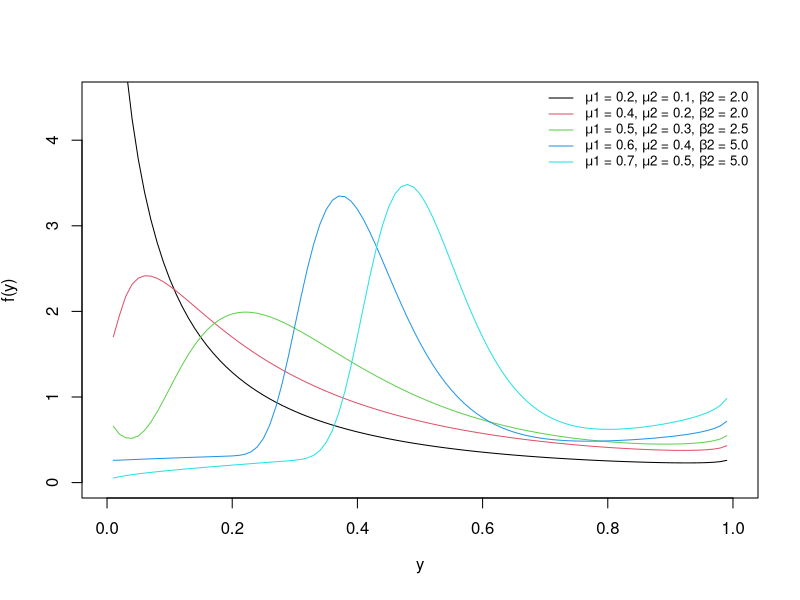
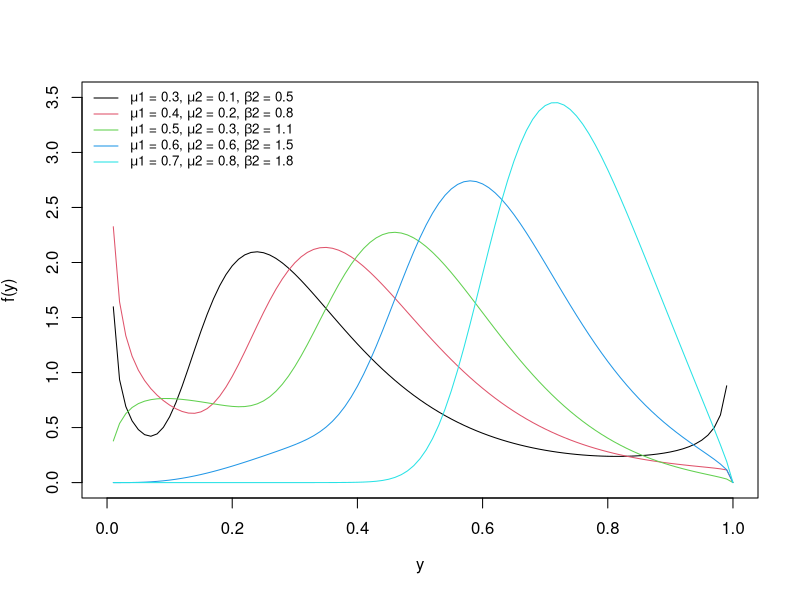
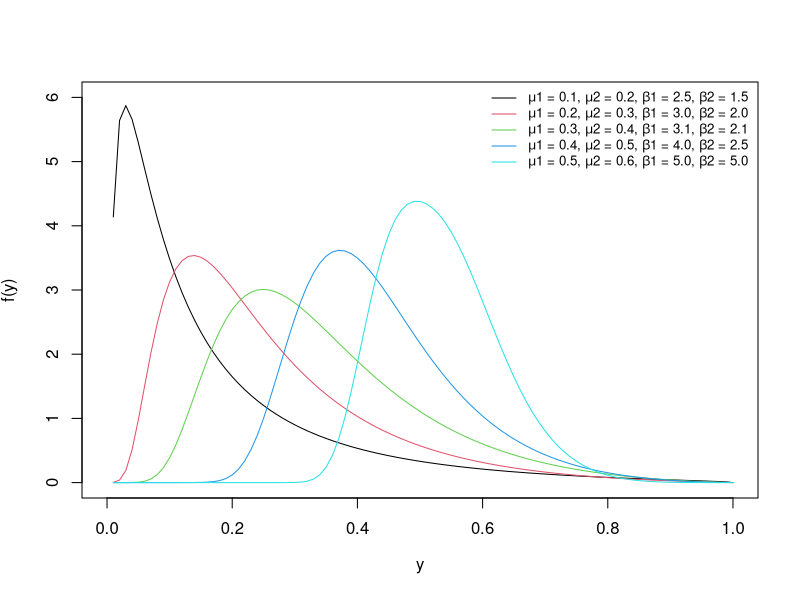
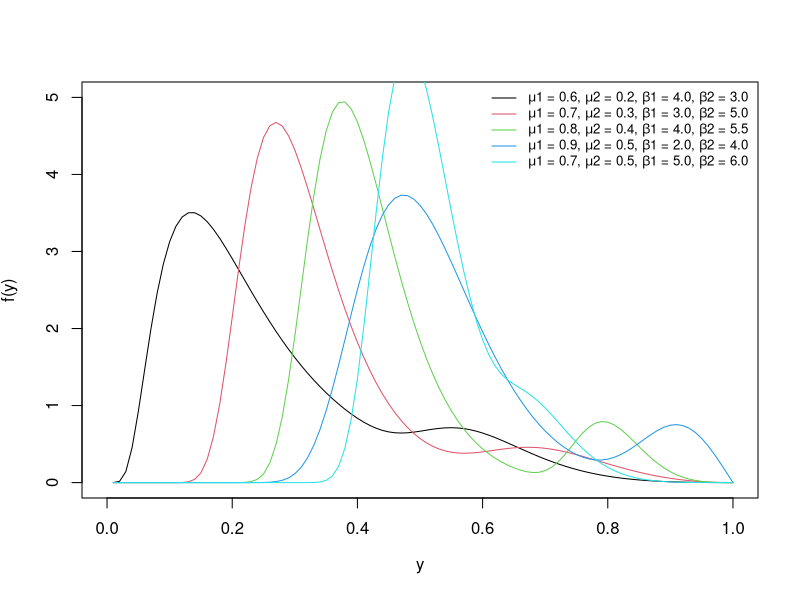

Source code (R) for these figures, in order:
####################################################
###############   Unit Weibull Mixture #############
####################################################
####################################################
#Inicializations
fromx=0
tox=1
p = 0.4
tau = 0.5
#Probability density function
f_UWUW<- function(y)
{
  (p*b1*log(tau)/(y*(log(l1)))*(log(y)/log(l1))^(b1-1)*tau^((log(y)/log(l1))^(b1)))+
    (1-p)*(b2*log(tau)/(y*(log(l2)))*(log(y)/log(l2))^(b2-1)*tau^((log(y)/log(l2))^(b2)))
  }
###############################################################################
# Information for the construction of Figure 4a of Section 4.
yliminf=0
ylimsup=4.5

l1 = 0.2
l2 = 0.1
b1 = 0.9
b2 = 2.0
curve(f_UWUW,from=fromx, to=tox, add = FALSE, lty= 1,xlab = expression("y"),
      ylab = expression("f(y)"),ylim =c(yliminf,ylimsup), col =1, lwd = 1) 

l1 = 0.4
l2 = 0.2
b1 = 0.9
b2 = 2.0
curve(f_UWUW,from=fromx, to=tox, add = TRUE, lty=1,
      ylab = expression("f(y)"),ylim =c(yliminf,ylimsup), col = 2, lwd = 1)

l1 = 0.5
l2 = 0.3
b1 = 0.9
b2 = 2.5
curve(f_UWUW,from=fromx, to=tox, add = TRUE, lty=1,
      ylab = expression("f(y)"),ylim =c(yliminf,ylimsup), col = 3, lwd = 1)

l1 = 0.6
l2 = 0.4
b1 = 0.9
b2 = 5.0
curve(f_UWUW,from=fromx, to=tox, add = TRUE, lty=1, ylab = expression("f(y)"),
      ylim =c(yliminf,ylimsup), col = 4, lwd = 1)

l1 = 0.7
l2 = 0.5
b1 = 0.9
b2 = 5.0
curve(f_UWUW,from=fromx, to=tox, add = TRUE, lty=1, ylab = expression("f(y)"),xlab = expression("y"),
      ylim =c(yliminf,ylimsup), col = 5, lwd = 1)
  

legend("topright", c(expression(paste(mu,1, " = 0.2, ", mu,2, " = 0.1, ", beta,2,' = 2.0 ')),
                     c(expression(paste(mu,1, " = 0.4, ", mu,2, " = 0.2, ", beta,2,' = 2.0 ')),
                       c(expression(paste(mu,1, " = 0.5, ", mu,2, " = 0.3, ", beta,2,' = 2.5 ')),
                         c(expression(paste(mu,1, " = 0.6, ", mu,2, " = 0.4, ", beta,2,' = 5.0 ')),
                           c(expression(paste(mu,1, " = 0.7, ", mu,2, " = 0.5, ", beta,2,' = 5.0'))))))),
       col = c(1,2,3,4,5),
       lty= c(1,1,1,1,1),
       lwd = c(1,1,1,1,1), bty="n", cex = 0.8)
###############################################################################
###############################################################################
# Information for the construction of Figure 4b of Section 4.
yliminf=0
ylimsup=3.5
p = 0.6
tau = 0.5

l1 = 0.3
l2 = 0.1
b1 = 3.0
b2 = 0.5
curve(f_UWUW,from=fromx, to=tox, add = FALSE, lty= 1,xlab = expression("y"),
      ylab = expression("f(y)"),ylim =c(yliminf,ylimsup), col =1, lwd = 1) 

l1 = 0.4
l2 = 0.2
b1 = 3.0
b2 = 1.1
curve(f_UWUW,from=fromx, to=tox, add = TRUE, lty=1,
      ylab = expression("f(y)"),ylim =c(yliminf,ylimsup), col = 2, lwd = 1)

l1 = 0.5
l2 = 0.3
b1 = 3.0
b2 = 1.5
curve(f_UWUW,from=fromx, to=tox, add = TRUE, lty=1,
      ylab = expression("f(y)"),ylim =c(yliminf,ylimsup), col = 3, lwd = 1)

l1 = 0.6
l2 = 0.6
b1 = 3.0
b2 = 1.5
curve(f_UWUW,from=fromx, to=tox, add = TRUE, lty=1, ylab = expression("f(y)"),
      ylim =c(yliminf,ylimsup), col = 4, lwd = 1)

l1 = 0.7
l2 = 0.8
b1 = 3.0
b2 = 1.8
curve(f_UWUW,from=fromx, to=tox, add = TRUE, lty=1,
      ylab = expression("f(y)"),xlab = expression("y"),
      ylim =c(yliminf,ylimsup), col = 5, lwd = 1)


legend("topleft", c(expression(paste(mu,1, " = 0.3, ", mu,2, " = 0.1, ", beta,2,' = 0.5 ')),
                     c(expression(paste(mu,1, " = 0.4, ", mu,2, " = 0.2, ", beta,2,' = 0.8 ')),
                       c(expression(paste(mu,1, " = 0.5, ", mu,2, " = 0.3, ", beta,2,' = 1.1 ')),
                         c(expression(paste(mu,1, " = 0.6, ", mu,2, " = 0.6, ", beta,2,' = 1.5 ')),
                           c(expression(paste(mu,1, " = 0.7, ", mu,2, " = 0.8, ", beta,2,' = 1.8'))))))),
       col = c(1,2,3,4,5),
       lty= c(1,1,1,1,1),
       lwd = c(1,1,1,1,1), bty="n", cex = 0.8)

###############################################################################
###############################################################################
# Information for the construction of Figure 4c of Section 4.
yliminf=0
ylimsup=6
p = 0.8
tau = 0.5

l1 = 0.1
l2 = 0.2
b1 = 2.5
b2 = 1.5
curve(f_UWUW,from=fromx, to=tox, add = FALSE, lty= 1,xlab = expression("y"),
      ylab = expression("f(y)"),ylim =c(yliminf,ylimsup), col =1, lwd = 1) 

l1 = 0.2
l2 = 0.3
b1 = 3.0
b2 = 2.0
curve(f_UWUW,from=fromx, to=tox, add = TRUE, lty=1,
      ylab = expression("f(y)"),ylim =c(yliminf,ylimsup), col = 2, lwd = 1)

l1 = 0.3
l2 = 0.4
b1 = 3.1
b2 = 2.1
curve(f_UWUW,from=fromx, to=tox, add = TRUE, lty=1,
      ylab = expression("f(y)"),ylim =c(yliminf,ylimsup), col = 3, lwd = 1)

l1 = 0.4
l2 = 0.5
b1 = 4.0
b2 = 2.5
curve(f_UWUW,from=fromx, to=tox, add = TRUE, lty=1, ylab = expression("f(y)"),
      ylim =c(yliminf,ylimsup), col = 4, lwd = 1)

l1 = 0.5
l2 = 0.6
b1 = 5.0
b2 = 5.0
curve(f_UWUW,from=fromx, to=tox, add = TRUE, lty=1,
      ylab = expression("f(y)"),xlab = expression("y"),
      ylim =c(yliminf,ylimsup), col = 5, lwd = 1)


legend("topright", c(expression(paste(mu,1, " = 0.1, ", mu,2, " = 0.2, ", beta,1,' = 2.5, ', beta,2,' = 1.5 ')),
                     c(expression(paste(mu,1, " = 0.2, ", mu,2, " = 0.3, ", beta,1,' = 3.0, ', beta,2,' = 2.0 ')),
                       c(expression(paste(mu,1, " = 0.3, ", mu,2, " = 0.4, ", beta,1,' = 3.1, ', beta,2,' = 2.1 ')),
                         c(expression(paste(mu,1, " = 0.4, ", mu,2, " = 0.5, ", beta,1,' = 4.0, ', beta,2,' = 2.5 ')),
                           c(expression(paste(mu,1, " = 0.5, ", mu,2, " = 0.6, ", beta,1,' = 5.0, ', beta,2,' = 5.0'))))))),
       col = c(1,2,3,4,5),
       lty= c(1,1,1,1,1),
       lwd = c(1,1,1,1,1), bty="n", cex = 0.8)


###############################################################################
###############################################################################
# Information for the construction of Figure 4d of Section 4.
yliminf=0
ylimsup=5
p = 0.1
tau = 0.5

l1 = 0.6
l2 = 0.2
b1 = 4.0
b2 = 3.0
curve(f_UWUW,from=fromx, to=tox, add = FALSE, lty= 1,xlab = expression("y"),
      ylab = expression("f(y)"),ylim =c(yliminf,ylimsup), col =1, lwd = 1) 

l1 = 0.7
l2 = 0.3
b1 = 3.0
b2 = 5.0
curve(f_UWUW,from=fromx, to=tox, add = TRUE, lty=1,
      ylab = expression("f(y)"),ylim =c(yliminf,ylimsup), col = 2, lwd = 1)

l1 = 0.8
l2 = 0.4
b1 = 4.0
b2 = 5.5
curve(f_UWUW,from=fromx, to=tox, add = TRUE, lty=1,
      ylab = expression("f(y)"),ylim =c(yliminf,ylimsup), col = 3, lwd = 1)

l1 = 0.9
l2 = 0.5
b1 = 2.0
b2 = 4.0
curve(f_UWUW,from=fromx, to=tox, add = TRUE, lty=1, ylab = expression("f(y)"),
      ylim =c(yliminf,ylimsup), col = 4, lwd = 1)

l1 = 0.7
l2 = 0.5
b1 = 5.0
b2 = 6.0
curve(f_UWUW,from=fromx, to=tox, add = TRUE, lty=1,
      ylab = expression("f(y)"),xlab = expression("y"),
      ylim =c(yliminf,ylimsup), col = 5, lwd = 1)


legend("topright", c(expression(paste(mu,1, " = 0.6, ", mu,2, " = 0.2, ", beta,1,' = 4.0, ', beta,2,' = 3.0 ')),
                     c(expression(paste(mu,1, " = 0.7, ", mu,2, " = 0.3, ", beta,1,' = 3.0, ', beta,2,' = 5.0 ')),
                       c(expression(paste(mu,1, " = 0.8, ", mu,2, " = 0.4, ", beta,1,' = 4.0, ', beta,2,' = 5.5 ')),
                         c(expression(paste(mu,1, " = 0.9, ", mu,2, " = 0.5, ", beta,1,' = 2.0, ', beta,2,' = 4.0 ')),
                           c(expression(paste(mu,1, " = 0.7, ", mu,2, " = 0.5, ", beta,1,' = 5.0, ', beta,2,' = 6.0'))))))),
       col = c(1,2,3,4,5),
       lty= c(1,1,1,1,1),
       lwd = c(1,1,1,1,1), bty="n", cex = 0.8)


